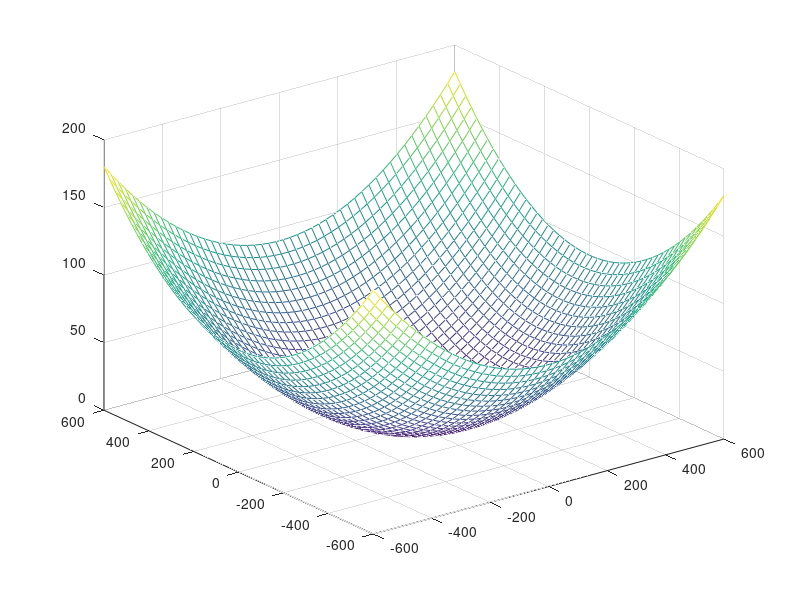

Here is the MATLAB script that generated this plot:
% binary to decimal
% b1 = [0 1 1 0];
% d1 = bi2de(b1);
% s = b1(1:3);
% b2 = [1 2 1 2];
% con = [];
% x = randi([0 1],1,26);
% x1 = bi2de(x(1:13));
% x2 = bi2de(x(14:26));
% 
% t = {};
% for i=1:20
%     x = randi([0 1],1,26);
%     t{i} = x;
% end
% 
% for i=1:20
%     fprintf("now: %d \n",i);
%     t1 = bi2de(t{i}(1:13));
%     t2 = bi2de(t{i}(14:26));
%     fprintf("t1: %d \n",t1);
%     fprintf("t2: %d \n",t2);
% end
% 
% outss = getNewGene(3);

% plot([0,1,2,3],[1,3,5,2])

x = linspace(-600, 600, 50);	% 在 x 軸 [-1.5,4] 之間取 50 點  
y = linspace(-600, 600, 50);	% 在 y 軸 [-3,3] 之間取 50 點  
[xx, yy] = meshgrid(x, y);	% xx 和 yy 都是 50x50 的矩陣  
%zz = sin(xx+yy)+((xx-yy).^2)-1.5.*xx+2.5.*yy+1;	% 計算函數值，zz 也是 50x50 的矩陣
zz = (xx.^2 +yy.^2)/4000 - cos(xx)*cos(yy/sqrt(2))+1;
mesh(xx, yy, zz);		% 畫出立體網狀圖 
% colormap(zeros(1,3));		% 以黑色呈現   
